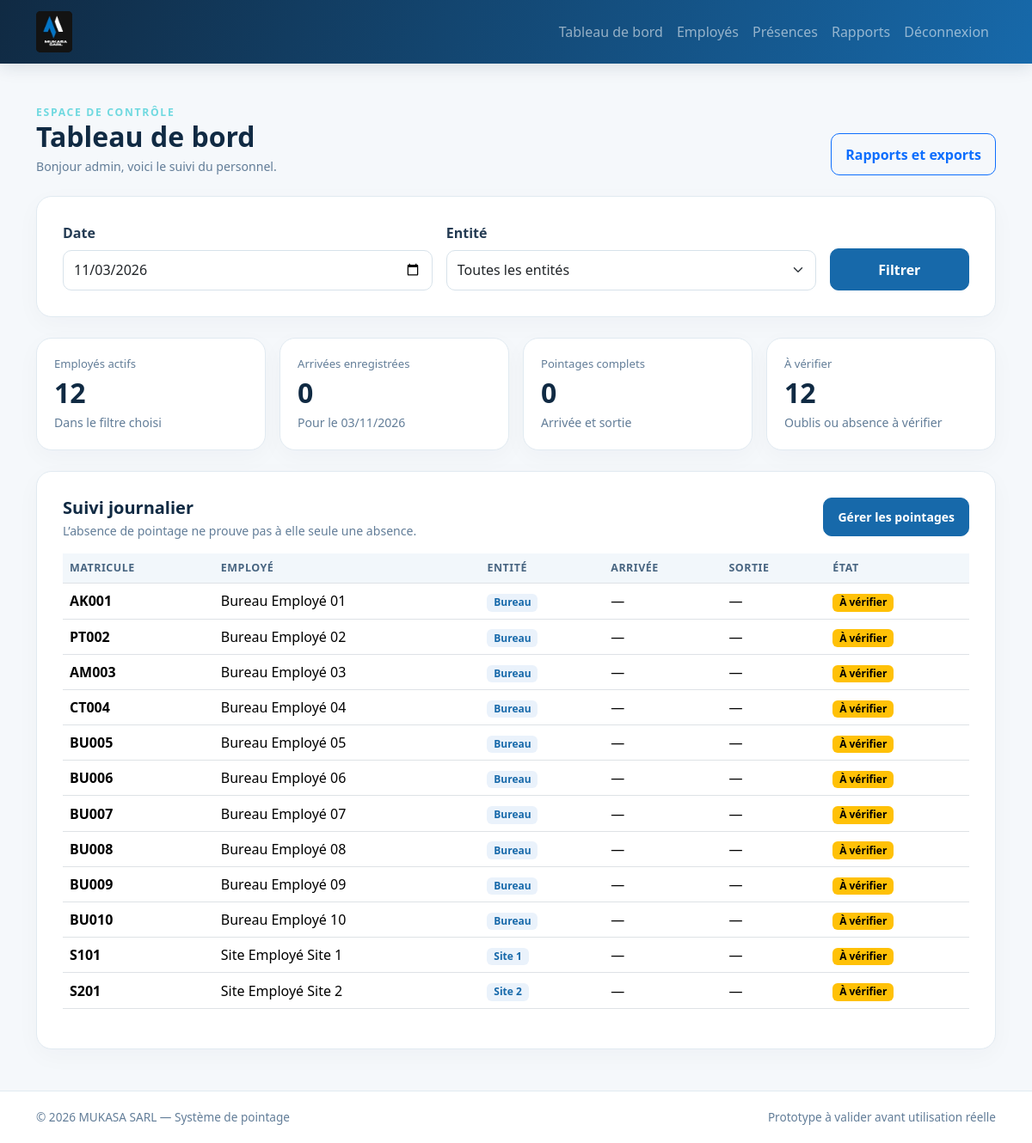
Page /admin.php (signed in) on the committed database.
### tables this page shows
CREATE TABLE employees (
  id INT UNSIGNED AUTO_INCREMENT PRIMARY KEY,
  matricule VARCHAR(30) NOT NULL UNIQUE,
  nom VARCHAR(100) NOT NULL,
  prenom VARCHAR(100) NULL,
  entity_id INT UNSIGNED NOT NULL,
  statut ENUM('actif','inactif') NOT NULL DEFAULT 'actif',
  role ENUM('employe') NOT NULL DEFAULT 'employe',
  created_at TIMESTAMP NOT NULL DEFAULT CURRENT_TIMESTAMP,
  CONSTRAINT fk_employee_entity FOREIGN KEY(entity_id) REFERENCES entities(id)
);

CREATE TABLE entities (
  id INT UNSIGNED AUTO_INCREMENT PRIMARY KEY,
  code VARCHAR(20) NOT NULL UNIQUE,
  nom VARCHAR(100) NOT NULL,
  type_entite ENUM('bureau','site') NOT NULL,
  actif TINYINT(1) NOT NULL DEFAULT 1,
  created_at TIMESTAMP NOT NULL DEFAULT CURRENT_TIMESTAMP
);

### includes/bootstrap.php (called while the page is built, shortened)
<?php
function e(?string $v): string { return htmlspecialchars($v ?? '', ENT_QUOTES, 'UTF-8'); }
function is_admin(): bool { return isset($_SESSION['admin_id']); }

### admin.php (the view, shortened to what this page needs)
<?php
require_once __DIR__ . '/includes/bootstrap.php'; require_admin();
$date=$_GET['date'] ?? date('Y-m-d'); if(!preg_match('/^\d{4}-\d{2}-\d{2}$/',$date)) $date=date('Y-m-d');
$entityId=(int)($_GET['entity_id'] ?? 0);
$params2=[$date];if($entityId)$params2[]=$entityId;$q=$pdo->prepare("SELECT e.matricule,e.nom,e.prenom,ent.nom entite,a.heure_arrivee,a.heure_sortie,CASE WHEN a.id IS NULL THEN 'À vérifier' WHEN a.heure_arrivee IS NULL THEN 'Arrivée manquante' WHEN a.heure_sortie IS NULL THEN 'Sortie manquante' ELSE 'Pointage complet' END etat FROM employees e JOIN entities ent ON ent.id=e.entity_id LEFT JOIN attendance a ON a.employee_id=e.id AND a.work_date=? WHERE e.statut='actif'".($entityId?' AND e.entity_id=?':'')." ORDER BY ent.id,e.nom");$q->execute($params2);$rows=$q->fetchAll();
$totalEmployees=count($rows);$present=count(array_filter($rows,fn($r)=>!empty($r['heure_arrivee'])));$complete=count(array_filter($rows,fn($r)=>!empty($r['heure_arrivee'])&&!empty($r['heure_sortie'])));
require __DIR__ . '/includes/header.php';
?>
<div class="d-flex flex-wrap justify-content-between align-items-end gap-3 mb-4"><div><div class="eyebrow">Espace de contrôle</div><h1 class="h2 section-title mb-1">Tableau de bord</h1><p class="small-muted mb-0">Bonjour <?= e($_SESSION['admin_username'] ?? 'Administrateur') ?>, voici le suivi du personnel.</p></div><a class="btn btn-outline-primary" href="reports.php?period=daily&date=<?= e($date) ?>&entity_id=<?= $entityId ?>">Rapports et exports</a></div>
<form class="panel mb-4" method="get"><div class="row g-3 align-items-end"><div class="col-sm-5"><label class="form-label fw-semibold">Date</label><input type="date" class="form-control" name="date" value="<?= e($date) ?>"></div><div class="col-sm-5"><label class="form-label fw-semibold">Entité</label><select class="form-select" name="entity_id"><option value="0">Toutes les entités</option><?php foreach($entities as $ent): ?><option value="<?= $ent['id'] ?>" <?= $entityId===$ent['id']?'selected':'' ?>><?= e($ent['nom']) ?></option><?php endforeach; ?></select></div><div class="col-sm-2"><button class="btn btn-primary w-100">Filtrer</button></div></div></form>
<div class="row g-3 mb-4">
<div class="col-6 col-xl-3"><div class="stat-card"><div class="stat-label">Employés actifs</div><div class="stat-value"><?= $totalEmployees ?></div><div class="small-muted">Dans le filtre choisi</div></div></div>
<div class="col-6 col-xl-3"><div class="stat-card"><div class="stat-label">Arrivées enregistrées</div><div class="stat-value"><?= $present ?></div><div class="small-muted">Pour le <?= e(date('d/m/Y',strtotime($date))) ?></div></div></div>
<div class="col-6 col-xl-3"><div class="stat-card"><div class="stat-label">Pointages complets</div><div class="stat-value"><?= $complete ?></div><div class="small-muted">Arrivée et sortie</div></div></div>
<div class="col-6 col-xl-3"><div class="stat-card"><div class="stat-label">À vérifier</div><div class="stat-value"><?= $totalEmployees-$complete ?></div><div class="small-muted">Oublis ou absence à vérifier</div></div></div>
</div>
<section class="panel"><div class="d-flex justify-content-between flex-wrap gap-2 mb-3"><div><h2 class="h5 section-title mb-1">Suivi journalier</h2><div class="small-muted">L’absence de pointage ne prouve pas à elle seule une absence.</div></div><a class="btn btn-primary btn-sm align-self-start" href="attendance.php?date=<?= e($date) ?>">Gérer les pointages</a></div>
<div class="table-responsive"><table class="table table-hover"><thead><tr><th>Matricule</th><th>Employé</th><th>Entité</th><th>Arrivée</th><th>Sortie</th><th>État</th></tr></thead><tbody>
<?php foreach($rows as $r): ?><tr><td class="fw-semibold"><?= e($r['matricule']) ?></td><td><?= e(trim($r['prenom'].' '.$r['nom'])) ?></td><td><span class="badge pill-site"><?= e($r['entite']) ?></span></td><td><?= $r['heure_arrivee']?e(substr($r['heure_arrivee'],0,5)):'—' ?></td><td><?= $r['heure_sortie']?e(substr($r['heure_sortie'],0,5)):'—' ?></td><td><span class="badge <?= $r['etat']==='Pointage complet'?'text-bg-success':'text-bg-warning' ?>"><?= e($r['etat']) ?></span></td></tr><?php endforeach; ?>
</tbody></table></div></section>
<?php require __DIR__ . '/includes/footer.php'; ?>

### includes/header.php (shortened to what this page needs)
<?php require_once __DIR__ . '/bootstrap.php'; $pageTitle = $pageTitle ?? 'MUKASA POINTAGE'; ?>
<!doctype html>
<html lang="fr">
<head>
<link href="https://cdn.jsdelivr.net/npm/bootstrap@5.3.3/dist/css/bootstrap.min.css" rel="stylesheet">
<link href="assets/css/style.css" rel="stylesheet">
</head>
<body>
<nav class="navbar navbar-expand-lg navbar-dark app-nav">
  <div class="container">
    <a class="navbar-brand fw-bold d-inline-flex align-items-center gap-2" href="index.php"><img src="assets/img/logo-mukasa.jpg" alt="Logo MUKASA SARL" class="navbar-logo"></a>
    <div class="collapse navbar-collapse" id="navMenu">
      <div class="navbar-nav ms-auto align-items-lg-center">
        <?php if (is_admin()): ?>
          <a class="nav-link" href="admin.php">Tableau de bord</a>
          <a class="nav-link" href="employees.php">Employés</a>
          <a class="nav-link" href="attendance.php">Présences</a>
          <a class="nav-link" href="reports.php">Rapports</a>
          <a class="nav-link" href="logout.php">Déconnexion</a>
        <?php elseif (!empty($_SESSION['employee_id'])): ?>
          <a class="nav-link" href="index.php">Mon pointage</a>
          <a class="nav-link" href="logout.php">Déconnexion</a>
        <?php else: ?><a class="nav-link" href="login.php">Connexion</a><?php endif; ?>
      </div>
    </div>
  </div>
</nav>
<main class="container py-4 py-lg-5">

### includes/footer.php (shortened to what this page needs)
</main>
<footer class="app-footer"><div class="container d-flex flex-column flex-md-row justify-content-between gap-2"><span>© <?= date('Y') ?> MUKASA SARL — Système de pointage</span><span>Prototype à valider avant utilisation réelle</span></div></footer>
</body></html>

### assets/css/style.css (style rules this page uses)
:root { --navy:#102a43;--blue:#1769aa;--cyan:#16a6b6;--ink:#243b53;--muted:#627d98;--pale:#f2f7fb }
* { box-sizing:border-box }
body { background:#f5f8fb;color:var(--ink);min-height:100vh;display:flex;flex-direction:column }
.app-nav { background:linear-gradient(110deg,#102a43,#1769aa);box-shadow:0 4px 18px #102a4320 }
.navbar-brand { letter-spacing:.4px }
.navbar-logo { width:42px;height:48px;object-fit:contain;background:#111;border-radius:5px }
main { flex:1 }
.eyebrow { font-size:.76rem;letter-spacing:1.7px;text-transform:uppercase;font-weight:800;color:#70d9e0 }
.panel,.stat-card { background:#fff;border:1px solid #e1eaf1;border-radius:18px;box-shadow:0 8px 28px #102a4308 }
.panel { padding:clamp(20px,3vw,30px) }
.stat-card { padding:20px;height:100% }
.stat-label { font-size:.82rem;color:var(--muted) }
.stat-value { font-size:2rem;font-weight:800;color:var(--navy) }
.form-control,.form-select { min-height:47px;border-color:#d7e2ea;border-radius:10px }
.btn { border-radius:10px;font-weight:650;padding:.7rem 1rem }
.btn-primary { background:var(--blue);border-color:var(--blue) }
.table { vertical-align:middle }
.table thead th { background:#f2f7fb;color:#486581;font-size:.78rem;text-transform:uppercase;letter-spacing:.5px;white-space:nowrap }
.app-footer { border-top:1px solid #e1eaf1;background:#fff;color:#627d98;font-size:.85rem;padding:20px 0 }
.small-muted { font-size:.88rem;color:var(--muted) }
.section-title { font-weight:800;color:var(--navy) }
.pill-site { background:#eaf2fb;color:#1769aa }

### rows in the picture
employees: matricule "AK001", prenom+nom "Bureau Employé 01", entity.nom "Bureau", etat "À vérifier"
employees: matricule "PT002", prenom+nom "Bureau Employé 02", entity.nom "Bureau", etat "À vérifier"
employees: matricule "AM003", prenom+nom "Bureau Employé 03", entity.nom "Bureau", etat "À vérifier"
employees: matricule "CT004", prenom+nom "Bureau Employé 04", entity.nom "Bureau", etat "À vérifier"
employees: matricule "BU005", prenom+nom "Bureau Employé 05", entity.nom "Bureau", etat "À vérifier"
employees: matricule "BU006", prenom+nom "Bureau Employé 06", entity.nom "Bureau", etat "À vérifier"
employees: matricule "BU007", prenom+nom "Bureau Employé 07", entity.nom "Bureau", etat "À vérifier"
employees: matricule "BU008", prenom+nom "Bureau Employé 08", entity.nom "Bureau", etat "À vérifier"
employees: matricule "BU009", prenom+nom "Bureau Employé 09", entity.nom "Bureau", etat "À vérifier"
employees: matricule "BU010", prenom+nom "Bureau Employé 10", entity.nom "Bureau", etat "À vérifier"
employees: matricule "S101", prenom+nom "Site Employé Site 1", entity.nom "Site 1", etat "À vérifier"
employees: matricule "S201", prenom+nom "Site Employé Site 2", entity.nom "Site 2", etat "À vérifier"

### other values in the picture
$_SESSION['admin_username'] "admin"
$totalEmployees "12"
$present "0"
date('d/m/Y',strtotime($date)) "03/11/2026"
$complete "0"
$totalEmployees-$complete "12"
